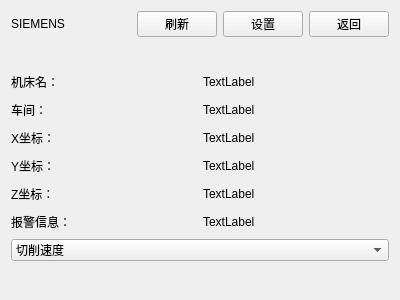
<?xml version="1.0" encoding="UTF-8"?>
<ui version="4.0">
 <class>MachineStatusView</class>
 <widget class="QWidget" name="MachineStatusView">
  <property name="geometry">
   <rect>
    <x>0</x>
    <y>0</y>
    <width>400</width>
    <height>300</height>
   </rect>
  </property>
  <property name="windowTitle">
   <string>Form</string>
  </property>
  <layout class="QVBoxLayout" name="verticalLayout">
   <item>
    <layout class="QHBoxLayout" name="horizontalLayout">
     <item>
      <widget class="QLabel" name="textLabel">
       <property name="text">
        <string>SIEMENS</string>
       </property>
      </widget>
     </item>
     <item>
      <spacer name="horizontalSpacer">
       <property name="orientation">
        <enum>Qt::Horizontal</enum>
       </property>
       <property name="sizeHint" stdset="0">
        <size>
         <width>40</width>
         <height>20</height>
        </size>
       </property>
      </spacer>
     </item>
     <item>
      <widget class="QPushButton" name="refreshButton">
       <property name="text">
        <string>刷新</string>
       </property>
      </widget>
     </item>
     <item>
      <widget class="QPushButton" name="settingButton">
       <property name="text">
        <string>设置</string>
       </property>
      </widget>
     </item>
     <item>
      <widget class="QPushButton" name="backButton">
       <property name="text">
        <string>返回</string>
       </property>
      </widget>
     </item>
    </layout>
   </item>
   <item>
    <widget class="QLabel" name="label_6">
     <property name="text">
      <string>&lt;html&gt;&lt;head/&gt;&lt;body&gt;&lt;p align=&quot;center&quot;&gt;&lt;img src=&quot;:/resource/machine2.png&quot;/&gt;&lt;/p&gt;&lt;/body&gt;&lt;/html&gt;</string>
     </property>
    </widget>
   </item>
   <item>
    <layout class="QHBoxLayout" name="horizontalLayout_2">
     <item>
      <widget class="QLabel" name="label_1">
       <property name="text">
        <string>机床名：</string>
       </property>
      </widget>
     </item>
     <item>
      <widget class="QLabel" name="nameLabel">
       <property name="text">
        <string>TextLabel</string>
       </property>
      </widget>
     </item>
    </layout>
   </item>
   <item>
    <layout class="QHBoxLayout" name="horizontalLayout_7">
     <item>
      <widget class="QLabel" name="label_12">
       <property name="text">
        <string>车间：</string>
       </property>
      </widget>
     </item>
     <item>
      <widget class="QLabel" name="workshopLabel">
       <property name="text">
        <string>TextLabel</string>
       </property>
      </widget>
     </item>
    </layout>
   </item>
   <item>
    <layout class="QHBoxLayout" name="horizontalLayout_3">
     <item>
      <widget class="QLabel" name="label_2">
       <property name="text">
        <string>X坐标：</string>
       </property>
      </widget>
     </item>
     <item>
      <widget class="QLabel" name="xLabel">
       <property name="text">
        <string>TextLabel</string>
       </property>
      </widget>
     </item>
    </layout>
   </item>
   <item>
    <layout class="QHBoxLayout" name="horizontalLayout_4">
     <item>
      <widget class="QLabel" name="label_3">
       <property name="text">
        <string>Y坐标：</string>
       </property>
      </widget>
     </item>
     <item>
      <widget class="QLabel" name="yLabel">
       <property name="text">
        <string>TextLabel</string>
       </property>
      </widget>
     </item>
    </layout>
   </item>
   <item>
    <layout class="QHBoxLayout" name="horizontalLayout_5">
     <item>
      <widget class="QLabel" name="label_4">
       <property name="text">
        <string>Z坐标：</string>
       </property>
      </widget>
     </item>
     <item>
      <widget class="QLabel" name="zLabel">
       <property name="text">
        <string>TextLabel</string>
       </property>
      </widget>
     </item>
    </layout>
   </item>
   <item>
    <layout class="QHBoxLayout" name="horizontalLayout_6">
     <item>
      <widget class="QLabel" name="label_7">
       <property name="text">
        <string>报警信息：</string>
       </property>
      </widget>
     </item>
     <item>
      <widget class="QLabel" name="infoLabel">
       <property name="text">
        <string>TextLabel</string>
       </property>
      </widget>
     </item>
    </layout>
   </item>
   <item>
    <widget class="QComboBox" name="comboBox">
     <item>
      <property name="text">
       <string>切削速度</string>
      </property>
     </item>
     <item>
      <property name="text">
       <string>主轴转速</string>
      </property>
     </item>
     <item>
      <property name="text">
       <string>主轴负载</string>
      </property>
     </item>
     <item>
      <property name="text">
       <string>主轴电流</string>
      </property>
     </item>
     <item>
      <property name="text">
       <string>主轴电压</string>
      </property>
     </item>
     <item>
      <property name="text">
       <string>主轴温度</string>
      </property>
     </item>
    </widget>
   </item>
   <item>
    <widget class="QWidget" name="widget" native="true"/>
   </item>
  </layout>
 </widget>
 <resources/>
 <connections/>
</ui>
